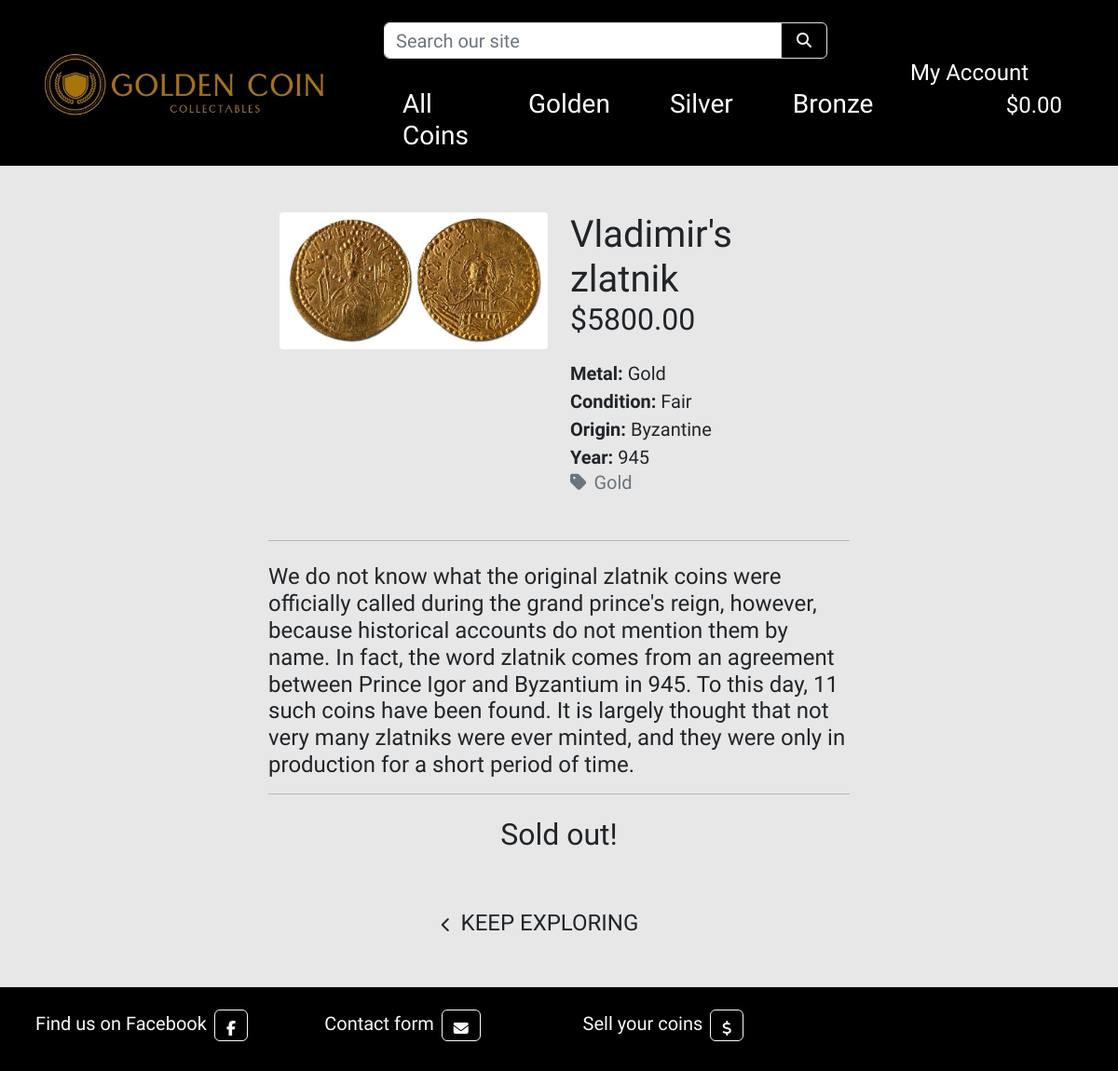
Before: /coins/1/ with the older database file.
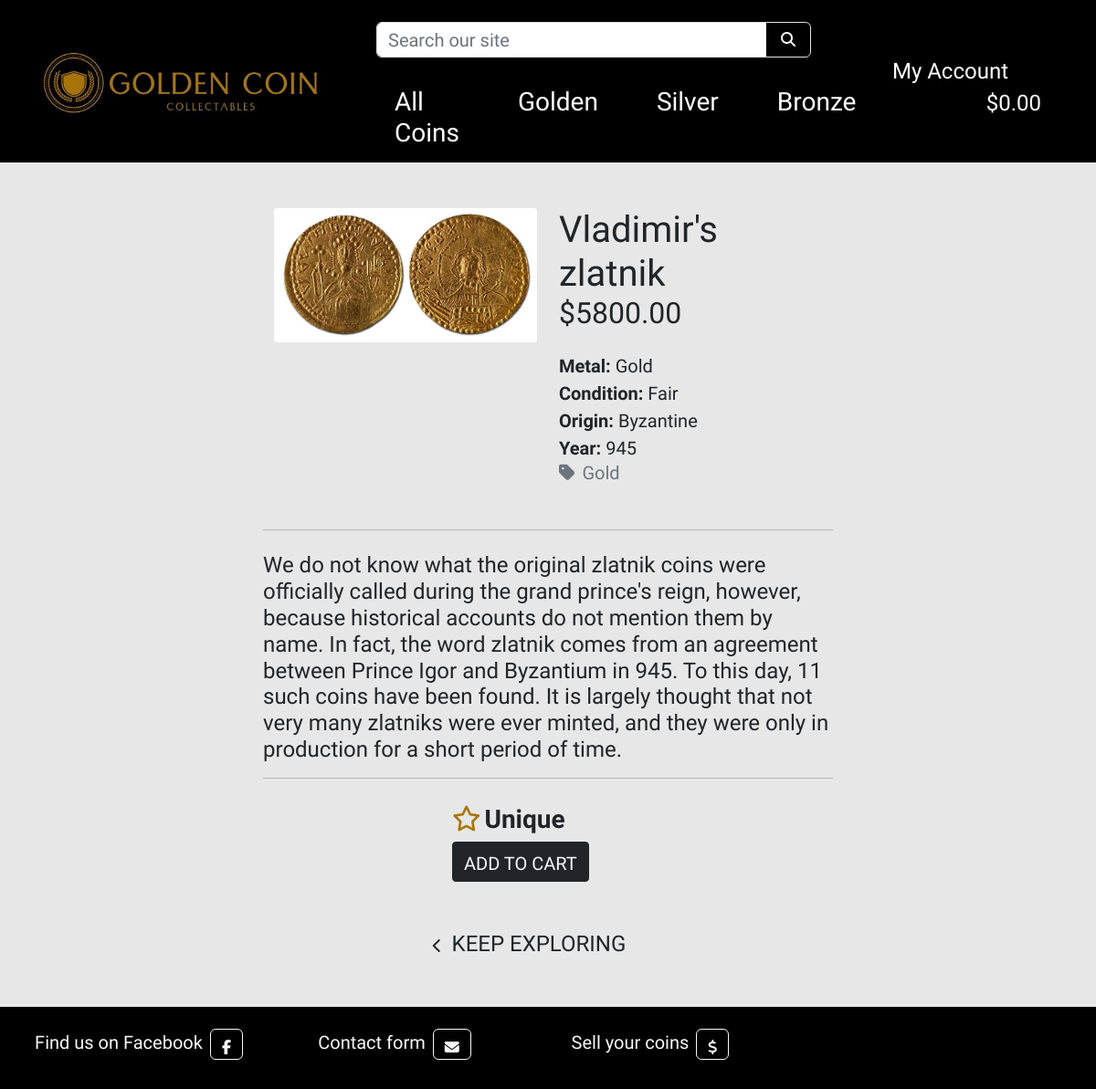
After: the same page with the newer database file.
### coins/views.py (the view)
# urls.py: path('<int:coins_id>/', views.coins_detail, name='coins_detail'),
def coins_detail(request, coins_id):
    coins = get_object_or_404(Coins, pk=coins_id)
    context = {
        'coins': coins,
    }
    return render(request, 'coins/coins_detail.html', context)

### cart/contexts.py (called while the page is built, shortened)
def cart_contents(request):
    cart_items = []
    total = 0
    coins_count = 0
    cart = request.session.get('cart', {})
    grand_total = total
    context = {
        'cart_items': cart_items,
        'total': total,
        'coins_count': coins_count,
        'grand_total': grand_total,
    }
    return context

### coins/models.py (called while the page is built)
    def __str__(self):
        return self.name

### coins/templates/coins/coins_detail.html (shortened to what the changed rows need)
{% extends "base.html" %}
{% load static %}
{% block content %}
    <div>
        {% if coins.quantity != 0 %}
            <form class="form" action="{% url 'add_to_cart' coins.id %}" method="POST">
                <div class="container w-25 mt-4">
                    <div class="row text-center">
                        {% if coins.quantity > 1 %}
                        <div class="col-md-auto text-center form-group border border-dark bg-dark text-white rounded-1 p-0 add-to-cart">
                            <div class="input-group input-group-{{ coins.id }}">
                                <div class="input-group-prepend ">
                                    <button class="decrement-qty btn border-0 ps-1 pe-0 text-white decrement-qty_{{ coins.id }}"
                                        data-item_id="{{ coins.id }}">
                                        <span class="icon">
                                            <i class="fas fa-minus"></i>
                                        </span>
                                    </button>
                                </div>
                                <input class="form-control qty_input text-center fw-bold rounded-1 w-auto px-0 border-0 bg-dark text-white id_qty_{{ coins.id }}" type="number"
                                    name="coin_quantity" value="1" min="1" max="99"
                                    data-item_id="{{ coins.id }}"
                                    id="id_qty_{{ coins.id }}"
                                    style="font-size: 20px; width: 50px">
                                <div class="input-group-append">
                                    <button class="increment-qty btn border-0 pe-1 ps-0 bg-dark text-white increment-qty_{{ coins.id }}"
                                        data-item_id="{{ coins.id }}">
                                        <span class="icon">
                                            <i class="fas fa-plus"></i>
                                        </span>
                                    </button>
                                </div>
                            </div>
                        </div>
                        {% else %}
                            <p class="col-md-auto h3 text-center pt-1 fw-bold me-4"><i class="fa-regular fa-star me-1 gold-color"></i>Unique</p>
                        {% endif %}
                        <div class="col-md-auto">
                            <input type="submit" class="btn rounded-1 text-uppercase border border-dark pt-2 add-to-cart add-btn bg-dark text-light" value="Add to Cart">
                        </div>
                    </div>
                </div>
                <div class="text-center">
                    <a href="{% url 'coins' %}" class="btn btn-outline-black mt-5 me-5 border-0">
                        <span class="icon">
                            <i class="fas fa-chevron-left"></i>
                        </span>
                        <span class="text-uppercase h4">Keep Exploring</span>
                    </a>
                </div>
            </form>
        {% else %}
            <p class="text-center h2">Sold out!</p>
            <div class="text-center">
                <a href="{% url 'coins' %}" class="btn btn-outline-black mt-5 me-5 border-0">
                    <span class="icon">
                        <i class="fas fa-chevron-left"></i>
                    </span>
                    <span class="text-uppercase h4">Keep Exploring</span>
                </a>
            </div>
        {% endif %}
    </div>
{% endblock %}

Changed rows visible on the page:
changed Coins "Vladimir's zlatnik": quantity 0 → 1 (drawn)
Other visible differences:
form field value: (not shown) → "Add to Cart"
text no longer shown: "Sold out!"
text now shown: "Unique"
